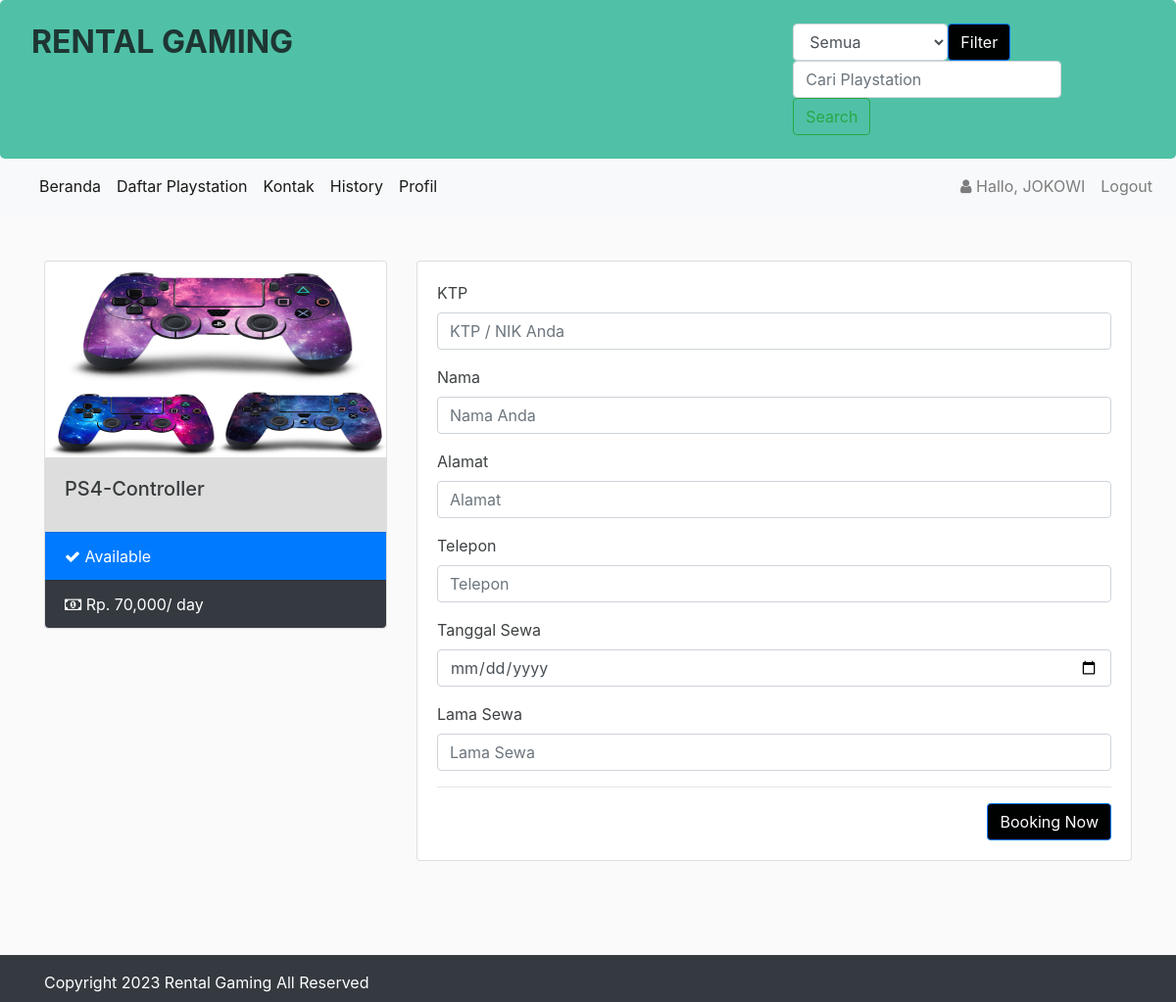
Page /booking.php?id=9 (signed in) on the committed database.
### tables this page shows
CREATE TABLE `infoweb` (
  `id` int(11) NOT NULL,
  `nama_rental` varchar(255) DEFAULT NULL,
  `telp` varchar(15) DEFAULT NULL,
  `alamat` text DEFAULT NULL,
  `email` varchar(255) DEFAULT NULL,
  `no_rek` text DEFAULT NULL,
  `updated_at` timestamp NOT NULL DEFAULT current_timestamp()
);

CREATE TABLE `playstation` (
  `id_ps` int(11) NOT NULL,
  `merk` varchar(255) NOT NULL,
  `harga` int(255) NOT NULL,
  `deskripsi` varchar(255) NOT NULL,
  `status` varchar(255) NOT NULL,
  `gambar` text NOT NULL
);

### koneksi/koneksi.php (called while the page is built, shortened)
<?php
    $user = 'root';
    $pass = '';
    $koneksi = new PDO("mysql:host=localhost;dbname=rental_Gaming", $user, $pass);
    $url = "http://localhost/rental_Gaming/";
    $sql_web = "SELECT * FROM infoweb WHERE id = 1";
    $row_web = $koneksi->prepare($sql_web);
    $row_web->execute();
    $info_web = $row_web->fetch(PDO::FETCH_OBJ);
?>

### booking.php (the view, shortened to what this page needs)
<?php
    require 'koneksi/koneksi.php';
    include 'header.php';
    $id = $_GET['id'];
    $isi = $koneksi->query("SELECT * FROM playstation WHERE id_ps = '$id'")->fetch();
?>
<br>
<br>
<div class="container">
<div class="row">
    <div class="col-sm-4">
        <div class="card">
            <img src="assets/image/<?php echo $isi['gambar'];?>" class="card-img-top" style="height:200px;">
            <div class="card-body" style="background:#ddd">
            <h5 class="card-title"><?php echo $isi['merk'];?></h5>
            </div>
            <ul class="list-group list-group-flush">
            <?php if($isi['status'] == 'Tersedia'){?>
                <li class="list-group-item bg-primary text-white">
                    <i class="fa fa-check"></i> Available
                </li>
            <?php }else{?>
                <li class="list-group-item bg-danger text-white">
                    <i class="fa fa-close"></i> Not Available
                </li>
            <?php }?>
            <li class="list-group-item bg-dark text-white">
                <i class="fa fa-money"></i> Rp. <?php echo number_format($isi['harga']);?>/ day
            </li>
            </ul>
        </div>
    </div>
    <div class="col-sm-8">
         <div class="card">
           <div class="card-body">
               <form method="post" action="koneksi/proses.php?id=booking">
                    <div class="form-group">
                      <label for="">KTP</label>
                      <input type="text" name="ktp" id="" required class="form-control" placeholder="KTP / NIK Anda">
                    </div>
                    <div class="form-group">
                      <label for="">Nama</label>
                      <input type="text" name="nama" id="" required class="form-control" placeholder="Nama Anda">
                    </div>
                    <div class="form-group">
                      <label for="">Alamat</label>
                      <input type="text" name="alamat" id="" required class="form-control" placeholder="Alamat">
                    </div>
                    <div class="form-group">
                      <label for="">Telepon</label>
                      <input type="text" name="no_tlp" id="" required class="form-control" placeholder="Telepon">
                    </div>
                    <div class="form-group">
                      <label for="">Tanggal Sewa</label>
                      <input type="date" name="tanggal" id="" required class="form-control" placeholder="Nama Anda">
                    </div>
                    <div class="form-group">
                      <label for="">Lama Sewa</label>
                      <input type="number" name="lama_sewa" id="" required class="form-control" placeholder="Lama Sewa">
                    </div>
                    <hr/>
                    <?php if($isi['status'] == 'Tersedia'){?>
                        <button type="submit" class="btn btn-primary float-right">Booking Now</button>
                    <?php }else{?>
                        <button type="submit" class="btn btn-danger float-right" disabled>Booking Now</button>
                    <?php }?>
               </form>
           </div>
         </div>
    </div>
</div>
</div>
<br>
<br>
<br>
<?php include 'footer.php';?>

### header.php (shortened to what this page needs)
<!doctype html>
<html lang="en">
  <head>
    <link rel="stylesheet" href="assets/css/bootstrap.css" >
    <link rel="stylesheet" href="assets/css/font-awesome.css" >
  </head>
  <body>
    <div class="jumbotron pt-4 pb-4">
        <div class="row">
            <div class="col-sm-8">
                <h2><b style="text-transform:uppercase;"><?= $info_web->nama_rental;?> </b></h2>
            </div>
            <div class="col-sm-4">
                <form class="form-inline" method="get" action="blog.php">
                <div class="form-group">
                    <select name="status" id="status" class="form-control">
                    <option value="">Semua</option>
                     </select>
                    </div>
                    </option><button type="submit" class="btn btn-primary">Filter</button>
                    <input class="form-control mr-sm-2" type="search" name="cari" placeholder="Cari Playstation" aria-label="Search">
                    <button class="btn btn-outline-success my-2 my-sm-0" type="submit">Search</button>
                </form>
            </div>
        </div>
    </div>
    <nav class="navbar navbar-expand-lg navbar-light bg-light">
        <div class="collapse navbar-collapse" id="navbarTogglerDemo01">
            <ul class="navbar-nav mr-auto mt-2 mt-lg-0">
                <li class="nav-item active">
                    <a class="nav-link" href="index.php">Beranda <span class="sr-only">(current)</span></a>
                </li>
                <li class="nav-item active">
                    <a class="nav-link" href="blog.php">Daftar Playstation</a>
                </li>
                <li class="nav-item active">
                    <a class="nav-link" href="kontak.php">Kontak</a>
                </li>
            <?php if(!empty($_SESSION['USER'])){?>
                <li class="nav-item active">
                    <a class="nav-link" href="history.php">History</a>
                </li>
                <li class="nav-item active">
                    <a class="nav-link" href="profil.php">Profil</a>
                </li>
            <?php }?>
            </ul>
            <?php if(!empty($_SESSION['USER'])){?>
            <ul class="navbar-nav my-2 my-lg-0">
                <li class="nav-item">
                    <a class="nav-link" href="#">
                        <i class="fa fa-user"> </i> Hallo, <?php echo $_SESSION['USER']['nama_pengguna'];?>
                    </a>
                </li>
                <li class="nav-item">
                    <a class="nav-link" onclick="return confirm('Apakah anda ingin logout ?');" href="<?php echo $url;?>admin/logout.php">Logout</a>
                </li>
            </ul>
            <?php }?>
        </div>
    </nav>

### footer.php (shortened to what this page needs)
    <div class="footer mt-4 bg-dark text-white pt-3 pb-2">
      <div class="container">
        Copyright <?= date('Y');?> <?= $info_web->nama_rental;?> All Reserved
      </div>
    </div>
  </body>
</html>

### rows in the picture
infoweb: nama_rental "RENTAL GAMING", nama_rental "Rental Gaming"
playstation: gambar (picture), merk "PS4-Controller", harga "70,000"

### other values in the picture
$_SESSION['USER']['nama_pengguna'] "JOKOWI"
